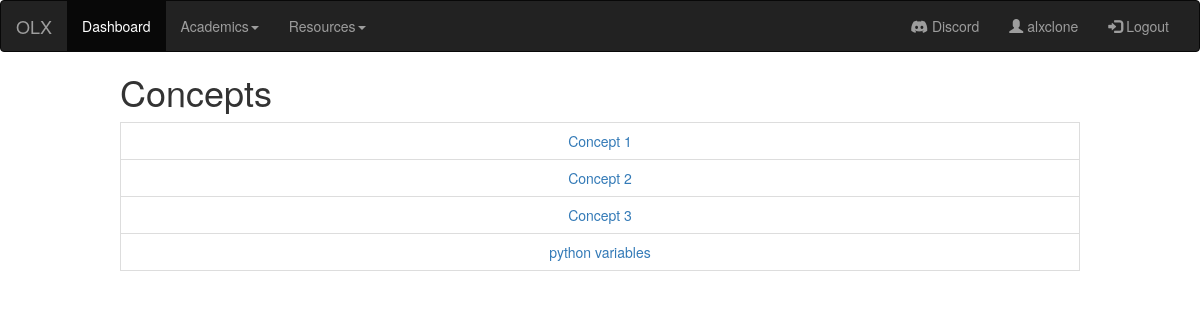
/concepts/ (signed in), run on the app's committed database.
### app/models.py (models this page shows, shortened)
class Concepts(models.Model):
    id = models.IntegerField(primary_key=True, unique=True)
    cohort = models.ForeignKey(Cohort, default=None, on_delete=models.PROTECT)
    concept_title = models.CharField(max_length=100)
    concept_content = models.TextField(max_length=5000)

### app/views.py (the view)
# urls.py: path('concepts/', views.concepts, name='concepts'),
@login_required
def concepts(request):
    context = {
        "title":"concepts",
    }
    try:
        myuser = get_object_or_404(User, user_name=request.user.username)
        user_cohort = myuser.cohort
        concepts = Concepts.objects.filter(cohort=user_cohort)
        context['concepts'] = concepts
    except:
        context['concepts'] = None
    return render(request, "concepts.html", context=context)

### app/templates/concepts.html (shortened to what this page needs)
{% extends 'sidepane.html' %}
{% block content %}
<div class="stu">
    <h1> Concepts </h1>
    <div class="text-center">
        <table class="table table-bordered">
            <tbody>
                {% if concepts %}
                {% for concept in concepts %}
                <tr>
                    <td><a href="{% url 'concept' concept.concept_title %}">{{concept.concept_title}}</a></td>
                </tr>
                {% endfor %}
                {% endif %}
            </tbody>
        </table>
    </div>
</div>
{% endblock %}

### app/templates/sidepane.html (shortened to what this page needs)
{% load static %}
<!DOCTYPE html>
<html lang="en">
  <head>
    {% include 'header.html' %}
  </head>
  <body>
    <nav class="navbar navbar-inverse">
      <div class="container-fluid">
	<div class="navbar-header">
	  <a class="navbar-brand" href="#">OLX</a>
	</div>
	<div class="collapse navbar-collapse" id="myNavbar">
	  <ul class="nav navbar-nav">
            <li class="active"><a href="{% url 'dashboard' %}">Dashboard</a></li>
            <li class="dropdown">
              <a class="dropdown-toggle" data-toggle="dropdown" href="#">Academics<span class="caret"></span></a>
            </li>
            <li class="dropdown">
              <a class="dropdown-toggle" data-toggle="dropdown" href="#">Resources<span class="caret"></span></a>
            </li>
	  </ul>
	  <ul class="nav navbar-nav navbar-right">
            <li><a href="https://discord.app"><span class="fa-brands fa-discord"></span> Discord</a></li>
            <li><a href="{% url 'profile' %}"><span class="glyphicon glyphicon-user"></span> {{request.user.username}}</a></li>
            <li><a href="{% url 'logout' %}"><span class="glyphicon glyphicon-log-in"></span> Logout</a></li>
	  </ul>
	</div>
      </div>
    </nav>
    {% block content %}
    {% endblock %}
  </body>
</html>

### app/templates/concepts.html (style rules this page uses)
.stu { padding-left: 10%; padding-right: 10%; }

### data on the page
Concepts: concept_title "Concept 1"
Concepts: concept_title "Concept 2"
Concepts: concept_title "Concept 3"
Concepts: concept_title "python variables"

### other printed values
{{ request.user.username }} "alxclone"
